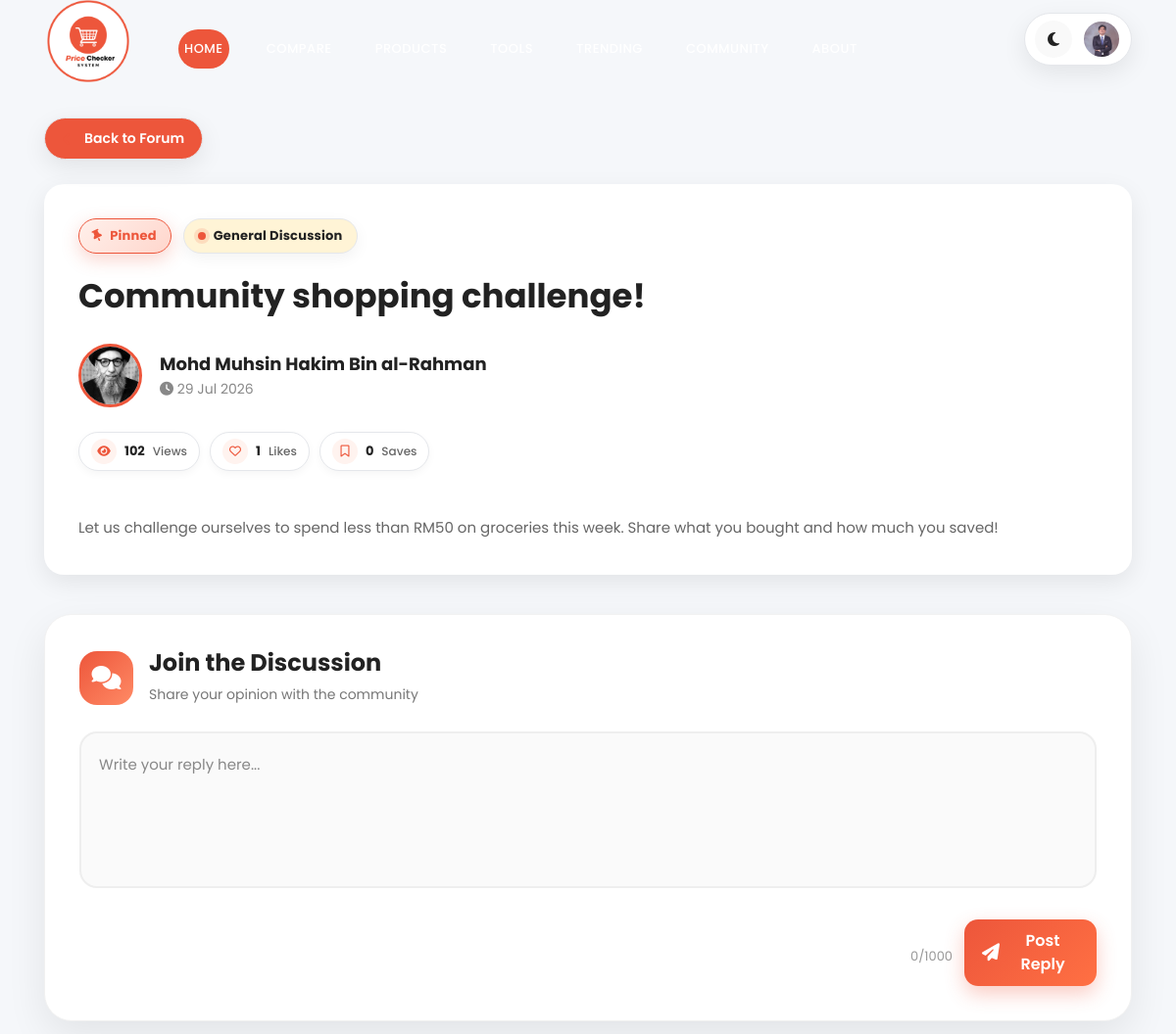
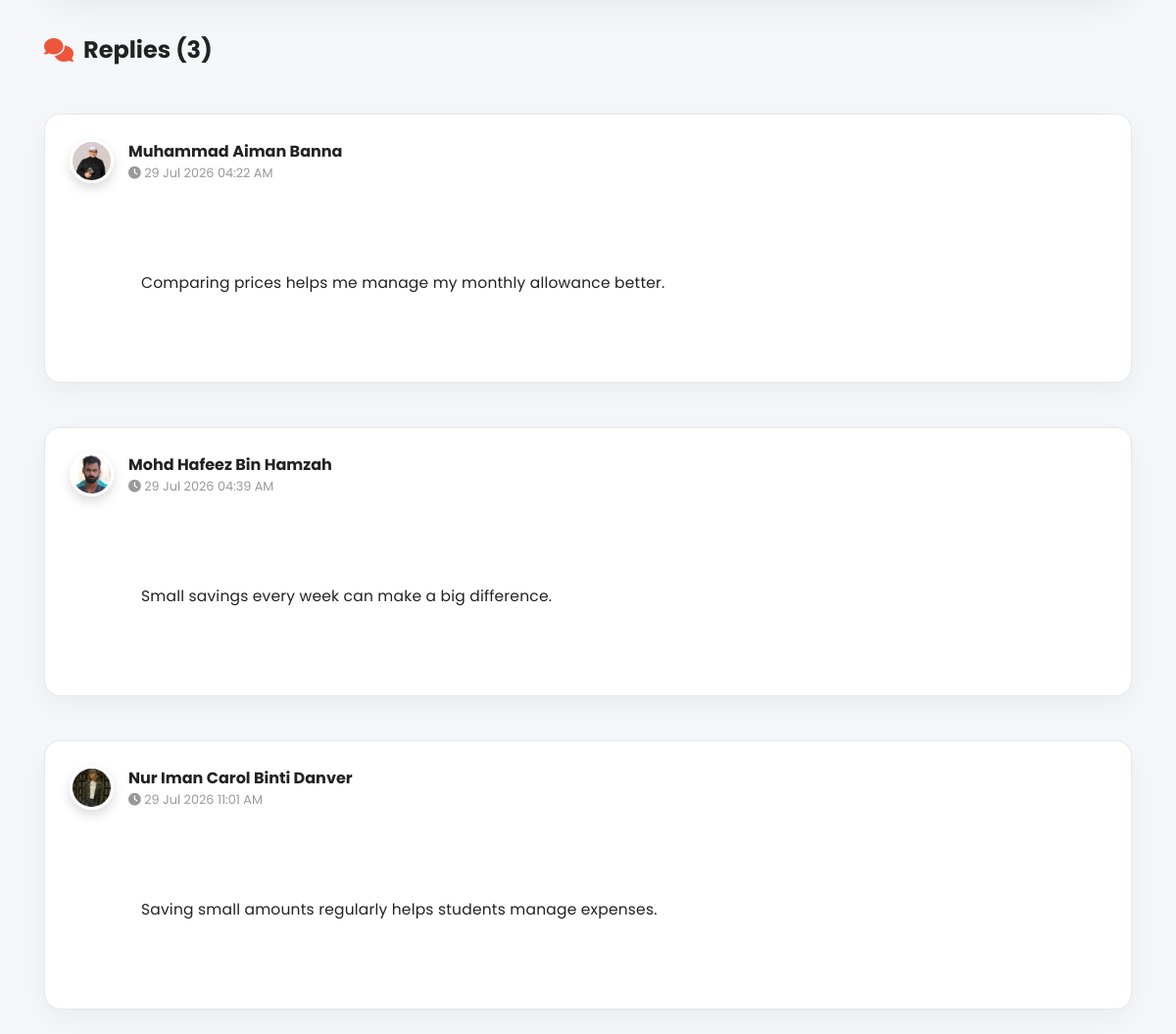
Screenshot of /src/admin/viewTopic.php?id=51 (signed in) with the database file from the repository (2 pictures, top to bottom).
### tables this page shows
CREATE TABLE `forumtopic` (
  `topicID` int(11) NOT NULL,
  `studentID` int(11) NOT NULL,
  `categoryID` int(11) NOT NULL,
  `topicTitle` varchar(200) NOT NULL,
  `topicContent` text NOT NULL,
  `views` int(11) DEFAULT 0,
  `isPinned` tinyint(1) DEFAULT 0,
  `isLocked` tinyint(1) DEFAULT 0,
  `status` enum('Active','Hidden') DEFAULT 'Active',
  `created_at` timestamp NOT NULL DEFAULT current_timestamp(),
  `updated_at` timestamp NOT NULL DEFAULT current_timestamp() ON UPDATE current_timestamp(),
  `topicTags` varchar(255) DEFAULT NULL
);

CREATE TABLE `forumcategory` (
  `categoryID` int(11) NOT NULL,
  `categoryName` varchar(100) NOT NULL,
  `categoryDescription` varchar(255) DEFAULT NULL,
  `created_at` timestamp NOT NULL DEFAULT current_timestamp()
);

CREATE TABLE `student` (
  `studentID` int(11) NOT NULL,
  `fullName` varchar(255) NOT NULL,
  `username` varchar(255) NOT NULL,
  `email` varchar(255) NOT NULL,
  `password` varchar(255) NOT NULL,
  `studentIMG` varchar(255) NOT NULL,
  `logStatus` varchar(255) NOT NULL,
  `created_at` timestamp NOT NULL DEFAULT current_timestamp()
);

CREATE TABLE `forumreply` (
  `replyID` int(11) NOT NULL,
  `topicID` int(11) NOT NULL,
  `studentID` int(11) NOT NULL,
  `replyContent` text NOT NULL,
  `created_at` timestamp NOT NULL DEFAULT current_timestamp(),
  `updated_at` timestamp NULL DEFAULT current_timestamp() ON UPDATE current_timestamp(),
  `status` varchar(20) NOT NULL DEFAULT 'Active'
);

### src/includes/forum/forumTopicHeader.php (the view, shortened to what this page needs)
<div class="topic-header-card">
    <div class="topic-header-top">
        <?php if($topic['isPinned']){ ?>
            <span class="pin-badge">
                <i class="fa fa-thumb-tack"></i>
                Pinned
            </span>
        <?php } ?>
        <span class="category-badge">
            <span class="category-dot"></span>
            <?php echo htmlspecialchars($topic['categoryName']); ?>
        </span>
    </div>
    <h1 class="topic-header-title">
        <?php echo htmlspecialchars($topic['topicTitle']); ?>
    </h1>
    <div class="topic-header-author">
        <img
        src="<?php echo !empty($topic['studentIMG']) ? $topic['studentIMG'] : '../../assets/images/profile/default.png'; ?>"
        class="topic-avatar">
        <div>
            <strong>
                <?php echo htmlspecialchars($topic['fullName']); ?>
            </strong>
            <br>
            <small>
                <i class="fa-solid fa-clock"></i>
                <?php echo date("d M Y",strtotime($topic['created_at'])); ?>
            </small>
        </div>
    </div>
    <div class="topic-stats">
        <span class="stat-chip views-chip">
            <i class="fa-solid fa-eye"></i>
            <strong>
                <?php echo $topic['views']; ?>
            </strong>
            <small>
                Views
            </small>
        </span>
        <span class="stat-chip like-chip">
            <a href="#"
            class="like-btn"
            data-id="<?php echo $topic['topicID']; ?>">
                <i class="<?php echo $topic['userLiked']
                    ? 'fa-solid fa-heart'
                    : 'fa-regular fa-heart'; ?>">
                </i>
            </a>
            <span class="like-count">
                <?php echo $topic['totalLikes']; ?>
            </span>
            <small>
                Likes
            </small>
        </span>
        <span class="stat-chip bookmark-chip">
            <a href="#"
            class="bookmark-btn"
            data-id="<?php echo $topic['topicID']; ?>">
                <i class="<?php echo $topic['userBookmarked']
                    ? 'fa-solid fa-bookmark'
                    : 'fa-regular fa-bookmark'; ?>">
                </i>
            </a>
            <span class="bookmark-count">
                <?php echo $topic['totalBookmarks']; ?>
            </span>
            <small>
                Saves
            </small>
        </span>
    </div>
    <div class="topic-actions">
        <br>
    </div>
    <div class="topic-description">
        <?php echo nl2br(htmlspecialchars($topic['topicContent'])); ?>
    </div>
</div>

### src/student/includes/header.php (shortened to what this page needs)
<?php
$currentPage = basename($_SERVER['PHP_SELF']);
$isDashboard = ($currentPage == "dashboard.php");
?>
<header class="header-area header-sticky">
    <div class="container">
        <div class="row">
            <div class="col-12">
                <nav class="main-nav">
                    <a href="../student/dashboard.php" class="logo">
                        <img src="../../assets/images/logo.png">
                    </a>
                    <ul class="nav">
                        <li>
                            <a href="<?php echo $isDashboard ? '#top' : '../student/dashboard.php#top'; ?>" class="nav-link active">
                                Home
                            </a>
                        </li>
                        <li>
                            <a href="<?php echo $isDashboard ? '#compare' : '../student/dashboard.php#compare'; ?>" class="nav-link">
                            </a>
                        </li>
                        <li>
                            <a href="<?php echo $isDashboard ? '#search' : '../student/dashboard.php#search'; ?>" class="nav-link">
                            </a>
                        </li>
                        <li>
                            <a href="<?php echo $isDashboard ? '#tools' : '../student/dashboard.php#tools'; ?>" class="nav-link">
                            </a>
                        </li>
                        <li>
                            <a href="<?php echo $isDashboard ? '#trend' : '../student/dashboard.php#trend'; ?>" class="nav-link">
                            </a>
                        </li>
                        <li>
                            <a href="<?php echo $isDashboard ? '#community' : '../student/dashboard.php#community'; ?>" class="nav-link">
                            </a>
                        </li>
                        <li>
                            <a href="<?php echo $isDashboard ? '#why-us' : '../student/dashboard.php#why-us'; ?>" class="nav-link">
                            </a>
                        </li>
                    </ul>
                    <div class="user-actions">
                        <button id="themeToggle"
                                class="theme-btn"
                                type="button">
                            <i class="fa-solid fa-moon"></i>
                        </button>
                        <div class="dropdown">
                            <img src="<?php echo $img; ?>"
                                 class="profile-avatar">
                        </div>
                    </div>
                </nav>
            </div>
        </div>
    </div>
</header>

### src/includes/forum/replyList.php
<div class="reply-list">
    <h4>
        <i class="fa fa-comments"></i>
        Replies
        (<?php echo mysqli_num_rows($replyQuery); ?>)
    </h4>
    <?php if(mysqli_num_rows($replyQuery)==0){ ?>
        <?php include("../includes/forum/replyEmpty.php"); ?>
    <?php }else{ ?>
        <?php while($reply=mysqli_fetch_assoc($replyQuery)){ ?>
            <?php include("../includes/forum/replyCard.php"); ?>
        <?php } ?>
    <?php } ?>
</div>

### src/includes/forum/replyHeader.php
<div class="reply-header">
    <div class="reply-user">
        <img
        src="<?php echo !empty($reply['studentIMG']) ? $reply['studentIMG'] : '../../assets/images/profile/default.png'; ?>"
        class="reply-avatar">
        <div>
            <strong>
                <?php echo htmlspecialchars($reply['fullName']); ?>
            </strong>
            <br>
            <small>
                <i class="fa-solid fa-clock"></i>
                <?php echo date("d M Y h:i A",strtotime($reply['created_at'])); ?>
            </small>
        </div>
    </div>
</div>

### src/includes/forum/replyContent.php (shortened to what this page needs)
<div class="reply-content">
    <?php
    echo nl2br(
        htmlspecialchars($reply['replyContent'])
    );
    ?>
</div>

### assets/css/styleindex.css (style rules this page uses)
html, body, div, span, applet, object, iframe, h1, h2, h3, h4, h5, h6, p, blockquote, div pre, a, abbr, acronym, address, big, cite, code, del, dfn, em, font, img, ins, kbd, q, s, samp, small, strike, strong, sub, sup, tt, var, b, u, i, center, dl, dt, dd, ol, ul, li, figure, header, nav, section, article, aside, footer, figcaption { margin: 0; padding: 0; border: 0; outline: 0; }
ul, li { padding: 0; margin: 0; list-style: none; }
header, nav, section, article, aside, footer, hgroup { display: block; }
* { box-sizing: border-box; }
html, body { font-family: 'Poppins', sans-serif; font-weight: 400; background-color: #fff; font-size: 16px; -ms-text-size-adjust: 100%; -webkit-font-smoothing: antialiased; -moz-osx-font-smoothing: grayscale; }
a { text-decoration: none !important; }
h1, h2, h3, h4, h5, h6 { margin-top: 0px; margin-bottom: 0px; }
ul { margin-bottom: 0px; }
html, body { background: #fff; font-family: 'Poppins', sans-serif; }
.header-area { position: absolute; top: 0px; left: 0px; right: 0px; z-index: 100; height: 90px; background: rgba(250,250,250,0.1); -webkit-transition: all .5s ease 0s; -moz-transition: all .5s ease 0s; -o-transition: all .5s ease 0s; transition: all .5s ease 0s; }
.header-area .main-nav { min-height: 80px; background: transparent; }
.header-area .main-nav .logo { line-height:50px; color: #fff; font-size: 32px; font-weight: 800; float: left; -webkit-transition: all 0.3s ease 0s; -moz-transition: all 0.3s ease 0s; -o-transition: all 0.3s ease 0s; transition: all 0.3s ease 0s; }
.header-area .main-nav .nav { float: right; margin-top: 27px; margin-right: 0px; background-color: transparent; -webkit-transition: all 0.3s ease 0s; -moz-transition: all 0.3s ease 0s; -o-transition: all 0.3s ease 0s; transition: all 0.3s ease 0s; position: relative; z-index: 999; }
.header-area .main-nav .nav li { padding-left: 20px; padding-right: 20px; }
.header-area .main-nav .nav li a { display: block; font-weight: 500; font-size: 13px; color: #7a7a7a; -webkit-transition: all 0.3s ease 0s; -moz-transition: all 0.3s ease 0s; -o-transition: all 0.3s ease 0s; transition: all 0.3s ease 0s; height: 40px; line-height: 40px; border: transparent; }
.header-area .main-nav .nav li a { color: #fff; }
.header-area.header-sticky { min-height: 80px; }
.header-area.header-sticky .nav { margin-top: 20px !important; }
@media (max-width: 1200px) { .header-area .main-nav .nav li { padding-left: 12px; padding-right: 12px; } }
@media (max-width: 1200px) { .header-area .main-nav:before { display: none; } }
@media (min-width: 767px) { .header-area .main-nav .nav { display: flex !important; } }

### rows the page displays
forumtopic: categoryID.categoryName "General Discussion", topicTitle "Community shopping challenge!", studentID.studentIMG (picture), studentID.fullName "Mohd Muhsin Hakim Bin al-Rahman", created_at "29 Jul 2026", views "102", topicContent "Let us challenge ourselves to spend less than RM50 on groceries this week. Share what you bought and how much you saved!"
forumreply: studentID.studentIMG (picture), studentID.fullName "Muhammad Aiman Banna", created_at "29 Jul 2026 04:22 AM", replyContent "Comparing prices helps me manage my monthly allowance better."
forumreply: studentID.studentIMG (picture), studentID.fullName "Mohd Hafeez Bin Hamzah", created_at "29 Jul 2026 04:39 AM", replyContent "Small savings every week can make a big difference."
forumreply: studentID.studentIMG (picture), studentID.fullName "Nur Iman Carol Binti Danver", created_at "29 Jul 2026 11:01 AM", replyContent "Saving small amounts regularly helps students manage expenses."

### other values shown
$topic['totalLikes'] "1"
$topic['totalBookmarks'] "0"
mysqli_num_rows($replyQuery) "3"
